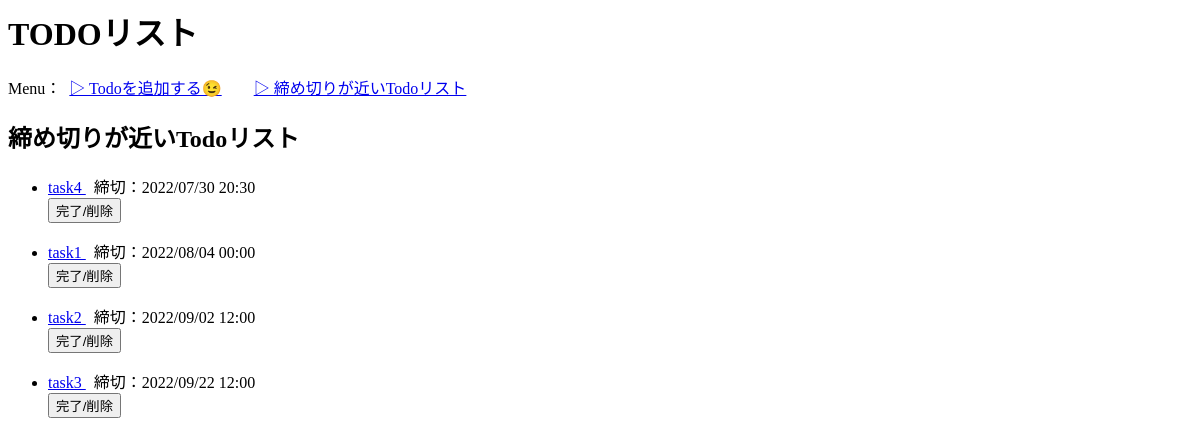
Before: /todos/ with the older database file.
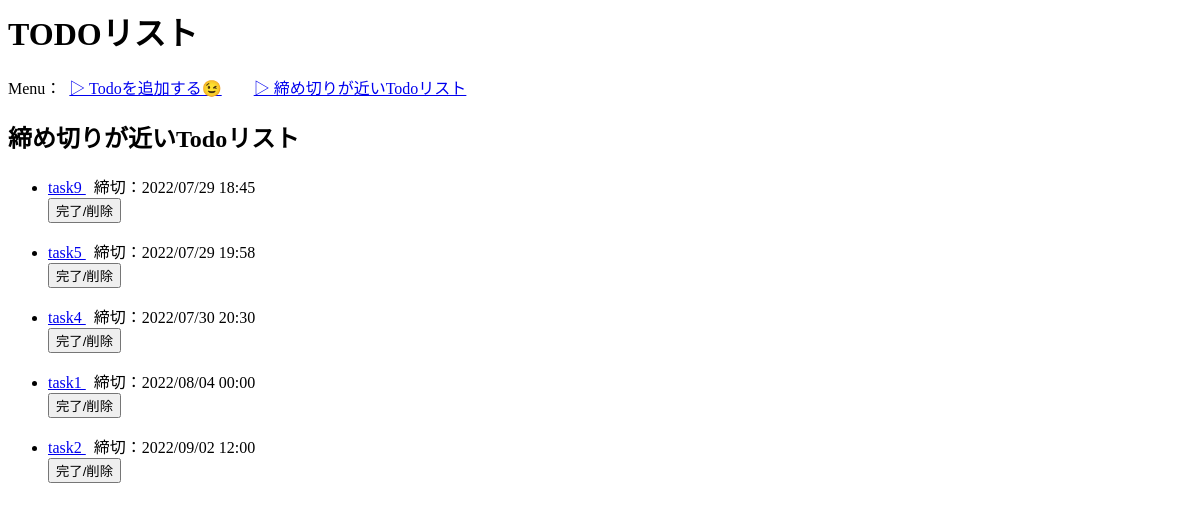
After: the same page with the newer database file.
### todos/models.py (models this page shows, shortened)
class Todo(models.Model):
    name = models.CharField(max_length=50)
    detail = models.CharField(max_length=200)
    deadline = models.DateTimeField('締め切り')
    priolity = models.IntegerField(choices = PRIOLITY_COICES, default = 3)

### todos/views.py (the view)
# urls.py: path('', views.IndexView.as_view(), name='index'),
class IndexView(generic.ListView):
    template_name = 'todos/index.html'
    context_object_name = 'latest_todo_list'
    def get_queryset(self):
        return Todo.objects.order_by('deadline')[:5]

### todos/templates/todos/index.html (shortened to what this page needs)
<html lang="ja">
<head>
</head>
<body>
    <div>
        <h1>TODOリスト</h1>
        <p>Menu：&nbsp;
            <a href="{% url 'todos:create'%}"> ▷ Todoを追加する😉</a>&emsp;&emsp;<a href="{% url 'todos:index'%}">▷
                締め切りが近いTodoリスト</a>
        </p>
        <h2>締め切りが近いTodoリスト</h2>
        {% if latest_todo_list %}
        <ul>
            {% for todo in latest_todo_list %}
            <li><a href="{% url 'todos:detail' todo.id %}">{{ todo.name }} </a> &nbsp;
                締切：{{ todo.deadline | date:'Y/m/d H:i' }}</li>
            <form action="{% url 'todos:delete_alert' todo.id %}" method="post">
                <input type="submit" value="完了/削除">
            </form>
            {% endfor %}
        </ul>
        {% else %}
        <p> No todos! Let's create todos:) </p>
        {% endif %}
    </div>
</body>
</html>

Changed rows visible on the page:
no longer on this page (row unchanged): Todo: name "task3", deadline "2022/09/22 12:00"
added Todo: name "task9", deadline "2022/07/29 18:45"
added Todo: name "task5", deadline "2022/07/29 19:58"
